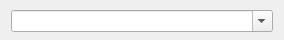
<?xml version="1.0" encoding="UTF-8"?>
<ui version="4.0">
 <class>GUI_PlaylistChooser</class>
 <widget class="PlayerPluginInterface" name="GUI_PlaylistChooser">
  <property name="geometry">
   <rect>
    <x>0</x>
    <y>0</y>
    <width>284</width>
    <height>40</height>
   </rect>
  </property>
  <layout class="QGridLayout" name="gridLayout">
   <property name="topMargin">
    <number>5</number>
   </property>
   <property name="bottomMargin">
    <number>2</number>
   </property>
   <property name="verticalSpacing">
    <number>5</number>
   </property>
   <item row="0" column="0">
    <widget class="Gui::ComboBox" name="combo_playlistchooser">
     <property name="sizePolicy">
      <sizepolicy hsizetype="MinimumExpanding" vsizetype="Fixed">
       <horstretch>0</horstretch>
       <verstretch>0</verstretch>
      </sizepolicy>
     </property>
     <property name="focusPolicy">
      <enum>Qt::ClickFocus</enum>
     </property>
     <property name="editable">
      <bool>true</bool>
     </property>
     <property name="currentIndex">
      <number>-1</number>
     </property>
    </widget>
   </item>
  </layout>
 </widget>
 <customwidgets>
  <customwidget>
   <class>Gui::ComboBox</class>
   <extends>QComboBox</extends>
   <header>GUI/Utils/Widgets/ComboBox.h</header>
  </customwidget>
  <customwidget>
   <class>PlayerPluginInterface</class>
   <extends>QWidget</extends>
   <header>Interfaces/PlayerPlugin/PlayerPlugin.h</header>
   <container>1</container>
  </customwidget>
 </customwidgets>
 <resources/>
 <connections/>
</ui>
